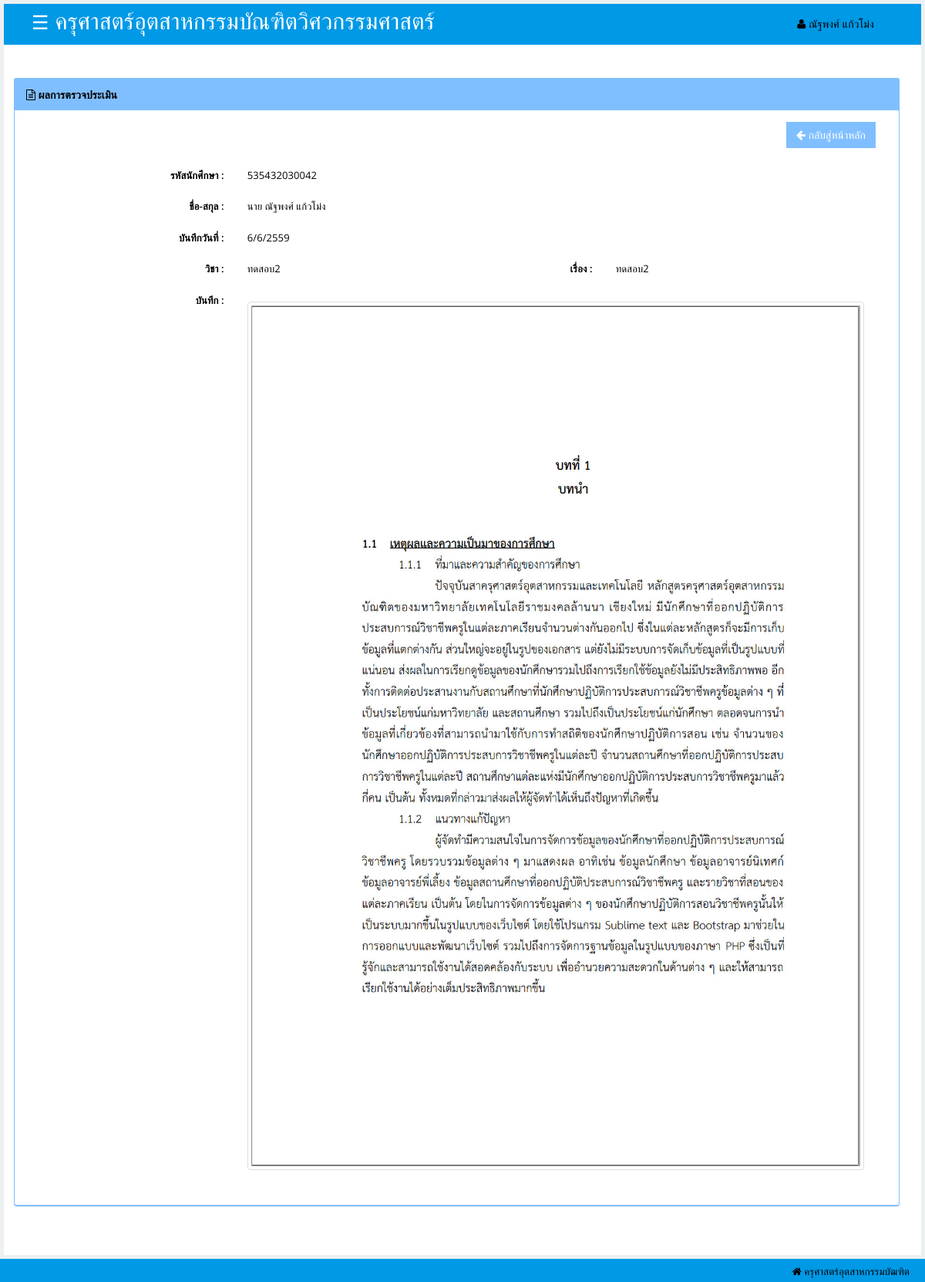
Screenshot of /rmutlexpro/stdassshow.php?teacherment_id=201700013 (signed in) with the database file from the repository.
### tables this page shows
CREATE TABLE `student` (
  `student_id` bigint(14) NOT NULL,
  `title_id` int(11) NOT NULL,
  `student_name` varchar(50) NOT NULL,
  `student_lname` varchar(50) NOT NULL,
  `faculty_id` int(11) NOT NULL,
  `course_id` int(11) NOT NULL,
  `branch_id` int(11) NOT NULL,
  `year_id` int(11) NOT NULL,
  `term_id` int(11) NOT NULL,
  `class_id` int(11) NOT NULL,
  `student_Advisors` varchar(100) NOT NULL,
  `student_password` varchar(50) NOT NULL,
  `indentity_id` int(11) NOT NULL,
  `date_regis` varchar(20) NOT NULL,
  `active` varchar(1) NOT NULL,
  `profile_id` bigint(15) NOT NULL,
  `saddressnow_id` bigint(14) NOT NULL,
  `saddresshome_id` bigint(14) NOT NULL,
  `edu_id` int(11) NOT NULL,
  `edupart_id` int(11) NOT NULL,
  `trainer_id` int(11) NOT NULL,
  `teacher_id` int(11) NOT NULL
);

CREATE TABLE `teacherment` (
  `teacherment_id` bigint(15) NOT NULL,
  `teacherment_student` bigint(15) NOT NULL,
  `teacherment_teacher` int(11) NOT NULL,
  `teacherment_date` varchar(15) NOT NULL,
  `teacherment_name` varchar(300) NOT NULL
);

CREATE TABLE `title` (
  `title_id` int(11) NOT NULL,
  `title_name` varchar(50) NOT NULL
);

CREATE TABLE `lession` (
  `lession_id` bigint(15) NOT NULL,
  `subject_id` varchar(10) NOT NULL,
  `subject_name` varchar(100) NOT NULL,
  `lession_name` varchar(50) NOT NULL,
  `lession_class` varchar(20) NOT NULL,
  `lession_time` varchar(10) NOT NULL,
  `lession_week` varchar(10) NOT NULL,
  `lession_date` varchar(20) NOT NULL,
  `lession_file` varchar(200) NOT NULL,
  `year_id` int(11) NOT NULL,
  `term_id` int(11) NOT NULL,
  `lession_score` varchar(100) NOT NULL,
  `student_id` bigint(15) NOT NULL
);

### rmutlexpro/stdassshow.php (the view, shortened to what this page needs)
<!DOCTYPE html>
<html lang="en"><head>
    <link id="bootstrap-style" href="css/bootstrap.css" rel="stylesheet">
    <link href="css/halflings.css" rel="stylesheet">
    <link rel="stylesheet" href="css/layout.css" type="text/css">
    <link href="css/bootstrap-responsive.min.css" rel="stylesheet">
    <link id="base-style" href="css/style.css" rel="stylesheet">
    <link id="base-style-responsive" href="css/style-responsive.css" rel="stylesheet">
    <link href="css/font-awesome.min.css" rel="stylesheet">
    <link href="css/font-awesome.css" rel="stylesheet">
    <link rel="stylesheet" href="css/modal.css" type="text/css">
</head>
<body>
<?php
if ($_SESSION['ses_id']=='') {
    echo "<meta http-equiv='refresh' content='1;URL=loginstd.php'>";
}elseif ($_SESSION['indentity_id']!=3) {
    echo "<meta http-equiv='refresh' content='1;URL=logoutstd.php'>";
}elseif($_SESSION['active']!=1){
    echo "<meta http-equiv='refresh' content='1;URL=waitregis.php'>";
}else{
$teacherment_id=$_GET['teacherment_id'];
?>
<div id="main">
<nav class="navbar navbar-default">
        <div class="navbar-inner">
            <div class="container-fluid">
                <div class="navbar-header">
                    <a class="brand"><span style="font-size:30px"><span style="font-size:25px;cursor:pointer" onclick="openNav()">&#9776;</span>&nbsp;ครุศาสตร์อุตสาหกรรมบัณฑิตวิศวกรรมศาสตร์</span></a>
                </div>
                <div class="nav-no-collapse header-nav">
                    <ul class="nav navbar-nav pull-right">
                        <li class="dropdown">
                            <a class="btn dropdown-toggle" href="#">
                                <i class="fa fa-user"></i>
                                                             <?php
                                                            $strSQL = "SELECT * FROM student WHERE student_id = '".$_SESSION['student_id']."' ";
                                                            $objQuery = mysql_query($strSQL) or die(mysql_error());
                                                            ?>
                                                            <?php
                                                                    while ($nti=mysql_fetch_array($objQuery)){
                                                            ?>
                                                            <label style="font-weight: normal" class="control-label" value='<?php echo $nti['student_name'];?>'><?php echo $nti['student_name'];?>
                                                            <?php }?>
                                                            </label>
                                                            <?php
                                                            $strSQL = "SELECT * FROM student WHERE student_id = '".$_SESSION['student_id']."' ";
                                                            $objQuery = mysql_query($strSQL) or die(mysql_error());
                                                            ?>
                                                            <?php
                                                                    while ($nti=mysql_fetch_array($objQuery)){
                                                            ?>
                                                            <label style="font-weight: normal" class="control-label" value='<?php echo $nti['student_lname'];?>'><?php echo $nti['student_lname'];?>
                                                            <?php }?>
                                                            </label>
                            </a>
                        </li>
                    </ul>
                </div>
            </div>
        </div>
    </nav>
            <div id="content" class="span10">
                       <div class="row">
<div class="tab-pane active" id="stdpro">
        <div class="panel-body">
          <div class="form-horizontal">
            <div class="panel panel-primary">
              <div class="panel-heading">
                <h3 class="panel-title"><i class=" icon-file-alt"></i> ผลการตรวจประเมิน</h3>
              </div>
              <div class="panel-body">
                <div class="col-sm-12">
                <div align="right">
                                <button type="button" class="btn btn-primary btn-lg" id="adduser" style="background-color:#80bfff;border-color: #80bfff;; color:#fff" onclick='location.replace("stdassessment.php")'><i class="icon-arrow-left"></i> กลับสู่หน้าหลัก</button>
                        </div>
                  <div class="form-group">
      <div><br></div>
      <div class="form-group">
                                <label class="control-label col-sm-3">รหัสนักศึกษา : </label>
                                <?php
                                    $strSQL = "SELECT * FROM teacherment WHERE teacherment_id='$teacherment_id' ";
                                    $objQuery = mysql_query($strSQL);
                                ?>
                                <div class="col-sm-3">
                                <?php
                                    while ($nti=mysql_fetch_array($objQuery)){
                                ?>
                                <label style="font-weight: normal" class="control-label" value='<?php echo $nti['teacherment_student'];?>'><?php echo $nti['teacherment_student'];?>
                                <?php }?>
                                    </label>
                                </div>
                            </div>
                            <div class="form-group">
                                <label class="control-label col-sm-3">ชื่อ-สกุล : </label>
                                    <?php
                                        $strSQL = "SELECT a.teacherment_student,b.student_id,b.student_name,b.student_lname FROM teacherment a INNER JOIN student b ON a.teacherment_student=b.student_id WHERE teacherment_id='$teacherment_id' ";
                                        $objQuery = mysql_query($strSQL) or die(mysql_error());
                                    ?>
                                    <div class="col-sm-3">
                                        <?php
                                            while ($nti=mysql_fetch_array($objQuery)){
                                        ?>
                                         <label style="font-weight: normal" class="control-label" value='<?php $std=$nti['student_id'];?>'><?php $strSQL1 = "SELECT a.student_id,a.title_id,b.title_id,b.title_name FROM student a INNER JOIN title b ON a.title_id=b.title_id WHERE a.student_id='$std' ";
                                        $objQuery1 = mysql_query($strSQL1) or die(mysql_error());
                                    ?><?php
                                            while ($nti1=mysql_fetch_array($objQuery1)){
                                        ?> <?php echo $nti1['title_name'];?> <?php }?>
                                    </label>
                                    <label style="font-weight: normal" class="control-label" value='<?php echo $nti['student_name'];?>'><?php echo $nti['student_name'];?>
                                    </label>
                                    <label style="font-weight: normal" class="control-label" value='<?php echo $nti['student_lname'];?>'><?php echo $nti['student_lname'];?>
                                    <?php }?>
                                    </label>
                                    </div>
                            </div>
                            <div class="form-group">
                                <label class="control-label col-sm-3">บันทึกวันที่ : </label>
                                <?php
                                    $strSQL = "SELECT * FROM teacherment WHERE teacherment_id='$teacherment_id' ";
                                    $objQuery = mysql_query($strSQL);
                                ?>
                                <div class="col-sm-3">
                                <?php
                                    while ($nti=mysql_fetch_array($objQuery)){
                                ?>
                                <label style="font-weight: normal" class="control-label" value='<?php echo $nti['teacherment_date'];?>'><?php echo $nti['teacherment_date'];?>
                                <?php }?>
                                    </label>
                                </div>
                            </div>
                            <div class="form-group">
                                <label class="control-label col-sm-3">วิชา : </label>
                                <?php
                                    $strSQL = "SELECT a.teacherment_id,b.lession_id,b.subject_name FROM teacherment a INNER JOIN lession b ON a.teacherment_id=b.lession_id WHERE teacherment_id='$teacherment_id' ";
                                    $objQuery = mysql_query($strSQL);
                                ?>
                                <div class="col-sm-3">
                                <?php
                                    while ($nti=mysql_fetch_array($objQuery)){
                                ?>
                                <label style="font-weight: normal" class="control-label" value='<?php echo $nti['subject_name'];?>'><?php echo $nti['subject_name'];?>
                                <?php }?>
                                    </label>
                                </div>
                                <label class="control-label col-sm-2">เรื่อง : </label>
                                <?php
                                    $strSQL = "SELECT a.teacherment_id,b.lession_id,b.lession_name FROM teacherment a INNER JOIN lession b ON a.teacherment_id=b.lession_id WHERE teacherment_id='$teacherment_id' ";
                                    $objQuery = mysql_query($strSQL);
                                ?>
                                <div class="col-sm-3">
                                    <?php
                                    while ($nti=mysql_fetch_array($objQuery)){
                                ?>
                                <label style="font-weight: normal" class="control-label" value='<?php echo $nti['lession_name'];?>'><?php echo $nti['lession_name'];?>
                                <?php }?>
                                    </label>
                                </div>
                            </div>
                            <div class="form-group">
                                <label class="control-label col-sm-3">บันทึก : </label>
                                <?php
                                    $strSQL = "SELECT * FROM teacherment WHERE teacherment_id='$teacherment_id' ";
                                    $objQuery = mysql_query($strSQL);
                                ?>
                                <div class="col-sm-3">
                                <?php
                                    while ($nti=mysql_fetch_array($objQuery)){
                                $file_name = $nti['teacherment_name'];
$info = pathinfo( $file_name , PATHINFO_EXTENSION ) ;
if ($info=='jpg') {?>
    <br>
    <div  class="img-resize1"><img  id="img" class="img-thumbnail" src="img/<?php echo $nti['teacherment_name'];?>" alt="รูปประจำตัว" >
                                </div>
<?php }else{   ?>
                                <label style="font-weight: normal" class="control-label" value='<?php echo $nti['teacherment_name'];?>'><?php echo $nti['teacherment_name'];?>
                                <?php }?>
       <?php } ?>
                                </div>
                            </div>
  </div>
</div>
                </div>
              </div>
            </div>
          </div>
                </div>
            </div>
        </div>
    </div>
   <footer>
            <p>
                <span class="icon-home" style="text-align:left;float: right"> ครุศาสตร์อุตสาหกรรมบัฒฑิต</a></span>
            </p>
        </footer>
</body>
</html>
<?php
}
?>

### rmutlexpro/css/halflings.css (style rules this page uses)
html, html .halflings { -webkit-font-smoothing: antialiased !important; }

### rmutlexpro/css/layout.css (style rules this page uses)
html { position: relative; z-index: 1; min-height: 100%; letter-spacing: 0.1px; }
html body { font-family: 'Open Sans', sans-serif; font-size: 13px; min-height: 100%; background-color: #ecf0f1; overflow-x: hidden; }
#main { position: relative; -webkit-transition: -webkit-transform 0.2s ease; -o-transition: -o-transform 0.2s ease; transition: transform 0.2s ease; }
#main:before, #main:after { content: " "; display: table; }
#main:after { clear: both; }
#main { padding-top: 100px; }
@media (min-width: 768px) { #main { padding-top: 60px; } }

### rmutlexpro/css/style-responsive.css (style rules this page uses)
@media (min-width: 1200px) { #content { width: 100%; padding: 28px; margin: 0px 0px; } }
@media (min-width: 1200px) { footer { margin: 0px 0px 0px 0px; padding: 10px 20px; } }

### rmutlexpro/css/modal.css (style rules this page uses)
* { margin:0; padding:0; }

### rmutlexpro/stdassshow.php (style rules this page uses)
body { font-family: "Lato", sans-serif; }
#main { transition: margin-left .5s; padding: 5px; }
div.img-resize1 img { height: auto; width: 800px; }
div.img-resize1 { width: 800px; height: auto; overflow: hidden; text-align: center; }

### rows the page displays
student: student_name "ณัฐพงศ์", student_lname "แก้วโม่ง", title.title_name "นาย"
teacherment: teacherment_student "535432030042", teacherment_date "6/6/2559", lession.subject_name "ทดสอบ2", lession.lession_name "ทดสอบ2", teacherment_name (picture)

### other values shown
$nti['student_name'] "ณัฐพงศ์"
$nti['student_lname'] "แก้วโม่ง"
